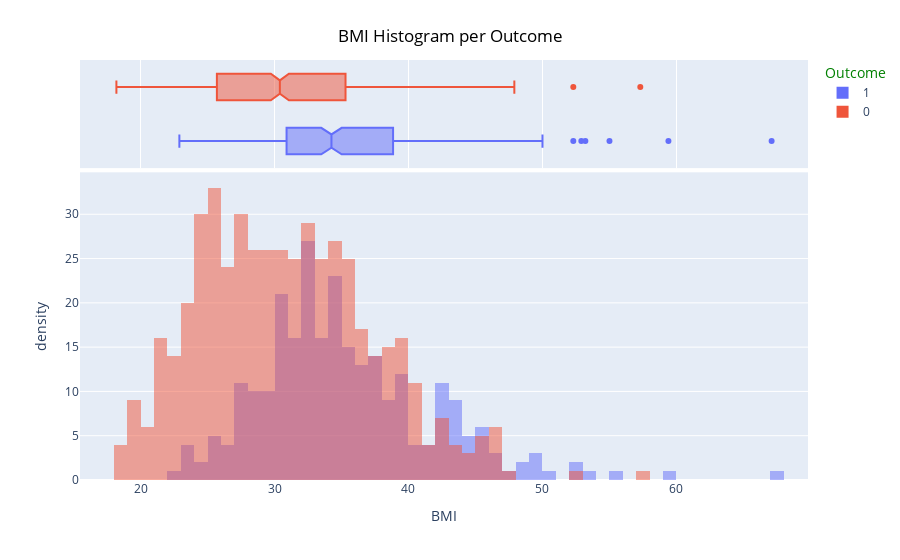

Notebook cell for this chart:
### Code cell
import plotly.express as px
fig = px.histogram(diabetes_df, x="BMI", 
                   color="Outcome", 
                   marginal="box",
                   barmode ="overlay",
                   histnorm ='density'
                  )  
fig.update_layout(
    title_font_color="black",
    legend_title_font_color="green",
    title={
        'text': "BMI Histogram per Outcome",
        'x':0.5,
        'xanchor': 'center',
        'yanchor': 'top'},
)
fig.show()

### Figure 1 — Plotly figure (JSON) as saved in the notebook; plotly's stock layout.template omitted (floating-point values rounded to 4 significant figures; data arrays with more than 128 entries replaced by an {"elided": "..."} marker saying what was removed)
{"data": [{"alignmentgroup": "True", "bingroup": "x", "histnorm": "density", "hovertemplate": "Outcome=1<br>BMI=%{x}<br>density=%{y}<extra></extra>", "legendgroup": "1", "marker": {"color": "#636efa", "opacity": 0.5, "pattern": {"shape": ""}}, "name": "1", "offsetgroup": "1", "orientation": "v", "showlegend": true, "type": "histogram", "x": {"elided": "268 float values"}, "xaxis": "x", "yaxis": "y"}, {"alignmentgroup": "True", "hovertemplate": "Outcome=1<br>BMI=%{x}<extra></extra>", "legendgroup": "1", "marker": {"color": "#636efa"}, "name": "1", "notched": true, "offsetgroup": "1", "showlegend": false, "type": "box", "x": {"elided": "268 float values"}, "xaxis": "x2", "yaxis": "y2"}, {"alignmentgroup": "True", "bingroup": "x", "histnorm": "density", "hovertemplate": "Outcome=0<br>BMI=%{x}<br>density=%{y}<extra></extra>", "legendgroup": "0", "marker": {"color": "#EF553B", "opacity": 0.5, "pattern": {"shape": ""}}, "name": "0", "offsetgroup": "0", "orientation": "v", "showlegend": true, "type": "histogram", "x": {"elided": "500 float values"}, "xaxis": "x", "yaxis": "y"}, {"alignmentgroup": "True", "hovertemplate": "Outcome=0<br>BMI=%{x}<extra></extra>", "legendgroup": "0", "marker": {"color": "#EF553B"}, "name": "0", "notched": true, "offsetgroup": "0", "showlegend": false, "type": "box", "x": {"elided": "500 float values"}, "xaxis": "x2", "yaxis": "y2"}], "layout": {"barmode": "overlay", "legend": {"title": {"font": {"color": "green"}, "text": "Outcome"}, "tracegroupgap": 0}, "margin": {"t": 60}, "title": {"font": {"color": "black"}, "text": "BMI Histogram per Outcome", "x": 0.5, "xanchor": "center", "yanchor": "top"}, "xaxis": {"anchor": "y", "domain": [0, 1], "title": {"text": "BMI"}}, "xaxis2": {"anchor": "y2", "domain": [0, 1], "matches": "x", "showgrid": true, "showticklabels": false}, "yaxis": {"anchor": "x", "domain": [0, 0.7326], "title": {"text": "density"}}, "yaxis2": {"anchor": "x2", "domain": [0.7426, 1], "matches": "y2", "showgrid": false, "showline": false, "showticklabels": false, "ticks": ""}}}
